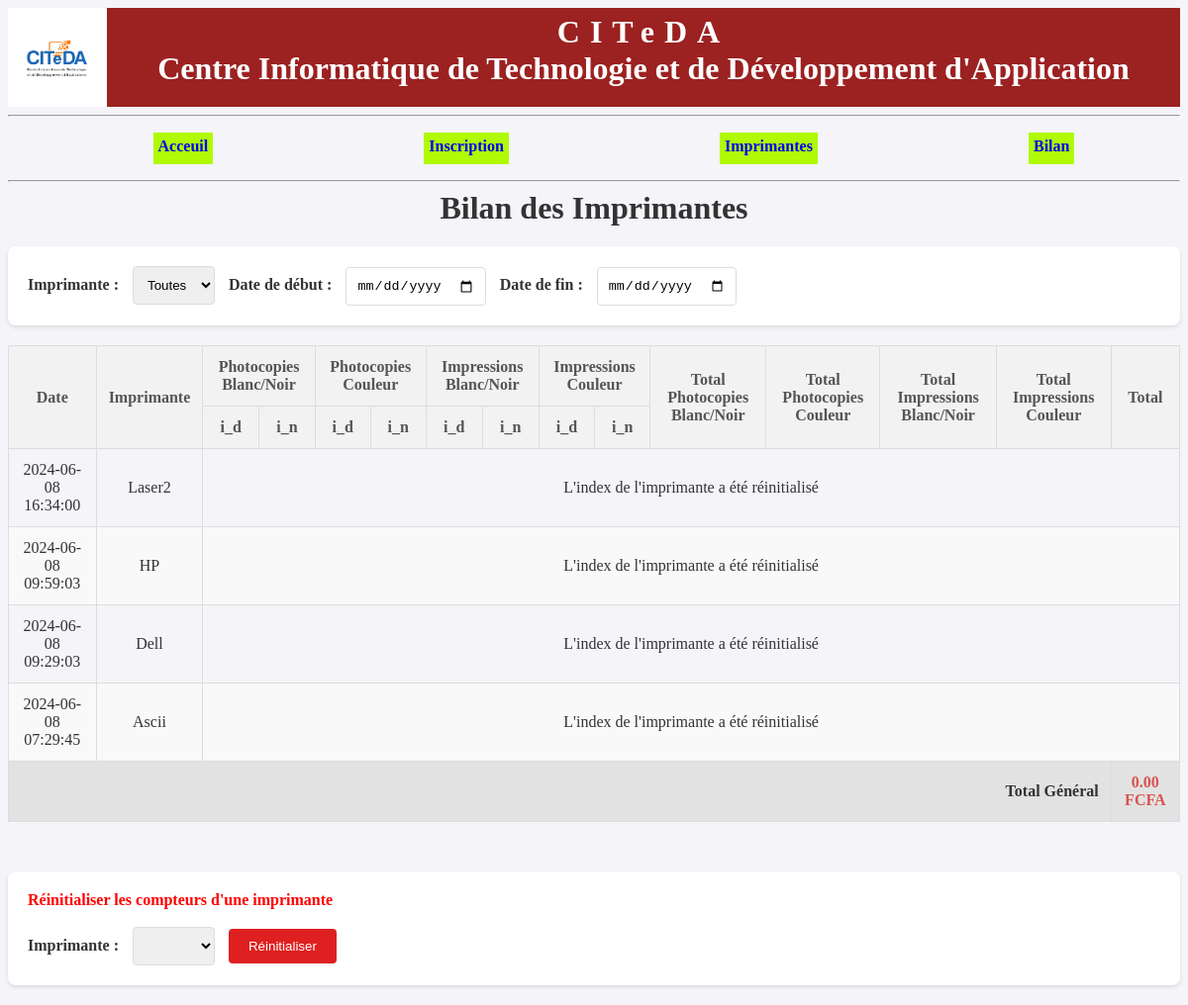
Page /bilan.php (signed in) on the committed database.
### tables this page shows
CREATE TABLE `historique` (
  `id_his` int(10) NOT NULL,
  `idimpr` int(10) NOT NULL,
  `d_i_phbn` int(10) NOT NULL,
  `n_i_phbn` int(10) NOT NULL,
  `d_i_phclr` int(10) NOT NULL,
  `n_i_phclr` int(10) NOT NULL,
  `d_i_impbn` int(10) NOT NULL,
  `n_i_impbn` int(10) NOT NULL,
  `d_i_impclr` int(10) NOT NULL,
  `n_i_impclr` int(10) NOT NULL,
  `date_his` datetime NOT NULL
);

CREATE TABLE `imprimente` (
  `idimpr` int(10) NOT NULL,
  `nomimpr` varchar(30) NOT NULL,
  `prixphbn` int(10) NOT NULL,
  `priximbn` int(10) NOT NULL,
  `prixphclr` int(10) NOT NULL,
  `priximclr` int(10) NOT NULL
);

### bilan.php (the view, shortened to what this page needs)
<?php
try {
    $bdd = new PDO('mysql:host=localhost;dbname=citeda', 'root', '');
} catch (Exception $e) {
    die('Erreur : ' . $e->getMessage());
}
$imprimantes = $bdd->query("SELECT idimpr, nomimpr FROM imprimente")->fetchAll(PDO::FETCH_ASSOC);
$imprimante_id = isset($_GET['imprimante_id']) ? $_GET['imprimante_id'] : '';
$date_debut = isset($_GET['date_debut']) ? $_GET['date_debut'] : '';
$date_fin = isset($_GET['date_fin']) ? $_GET['date_fin'] : '';
$query = "SELECT h.date_his, i.nomimpr AS imprimante, h.d_i_phbn, h.n_i_phbn, h.d_i_phclr,
          h.n_i_phclr, h.d_i_impbn, h.n_i_impbn, h.d_i_impclr, h.n_i_impclr,
          i.prixphbn, i.priximbn, i.prixphclr, i.priximclr
          FROM historique h
          JOIN imprimente i ON h.idimpr = i.idimpr
          WHERE 1";
$params = array();
$query .= " ORDER BY date_his DESC ";
$stmt = $bdd->prepare($query);
$stmt->execute($params);
$enregistrements = $stmt->fetchAll(PDO::FETCH_ASSOC);
?>
<!DOCTYPE html>
<html>
<head>
    <link rel="stylesheet" type="text/css" href="header.css">
    <link rel="stylesheet" type="text/css" href="bilan.css">
</head>
<body>
<?php
include('header.php');
?>
    <h1>Bilan des Imprimantes</h1>
    <form method="GET" action="bilan.php">
        <label for="imprimante_id">Imprimante :</label>
        <select name="imprimante_id" id="imprimante_id">
            <option value="">Toutes</option>
        </select>
        <label for="date_debut">Date de début :</label>
        <input type="date" name="date_debut" id="date_debut" value="<?= $date_debut ?>">
        <label for="date_fin">Date de fin :</label>
        <input type="date" name="date_fin" id="date_fin" value="<?= $date_fin ?>">
    </form>
    <table border="1">
        <thead>
            <tr>
                <th rowspan='2'>Date</th>
                <th rowspan='2'>Imprimante</th>
                <th colspan='2'>Photocopies Blanc/Noir</th>
                <th colspan='2'>Photocopies Couleur</th>
                <th colspan='2'>Impressions Blanc/Noir</th>
                <th colspan='2'>Impressions Couleur</th>
                <th rowspan='2'>Total Photocopies Blanc/Noir</th>
                <th rowspan='2'>Total Photocopies Couleur</th>
                <th rowspan='2'>Total Impressions Blanc/Noir</th>
                <th rowspan='2'>Total Impressions Couleur</th>
                <th rowspan='2'>Total</th>
            </tr>
            <tr>
                <th>i_d</th>
                <th>i_n</th>
                <th>i_d</th>
                <th>i_n</th>
                <th>i_d</th>
                <th>i_n</th>
                <th>i_d</th>
                <th>i_n</th>
            </tr>
        </thead>
        <tbody>
            <?php
            $total_general = 0;
            foreach ($enregistrements as $enregistrement):
                $total_phbn = ($enregistrement['n_i_phbn'] - $enregistrement['d_i_phbn']) * $enregistrement['prixphbn'];
                $total_phclr = ($enregistrement['n_i_phclr'] - $enregistrement['d_i_phclr']) * $enregistrement['prixphclr'];
                $total_impbn = ($enregistrement['n_i_impbn'] - $enregistrement['d_i_impbn']) * $enregistrement['priximbn'];
                $total_impclr = ($enregistrement['n_i_impclr'] - $enregistrement['d_i_impclr']) * $enregistrement['priximclr'];
                $total = $total_phbn + $total_phclr + $total_impbn + $total_impclr;
                $total_general += $total;
                if ($enregistrement['n_i_phbn'] == 0 && $enregistrement['d_i_phbn'] == 0 &&
                $enregistrement['n_i_phclr'] == 0 && $enregistrement['d_i_phclr'] == 0 &&
                $enregistrement['n_i_impbn'] == 0 && $enregistrement['d_i_impbn'] == 0 &&
                $enregistrement['n_i_impclr'] == 0 && $enregistrement['d_i_impclr'] == 0
                ) {
                    ?>
                        <tr>
                            <td ><?= $enregistrement['date_his'] ?></td>
                            <td ><?= $enregistrement['imprimante'] ?></td>
                            <td colspan='13'>L'index de l'imprimante a été réinitialisé</td>
                        </tr>
            <?php
                }
                 endforeach; ?>
        </tbody>
        <tfoot>
            <tr>
                <td colspan="14">Total Général</td>
                <td><?= number_format($total_general, 2) ?> FCFA</td>
            </tr>
        </tfoot>
    </table>
    <form class="reset_form" method="GET" action="bilan.php">
      <span style="color:red;font-weight:bold;">Réinitialiser les compteurs d'une imprimante</span> <br><br>
    <label for="imprimante_id">Imprimante :</label>
        <select name="imprimante_id" id="imprimante_id">
            <option value=""></option>
            <?php foreach ($imprimantes as $imprimante): ?>
                <option value="<?= $imprimante['idimpr'] ?>" <?= ($imprimante_id == $imprimante['idimpr']) ? 'selected' : '' ?>>
                </option>
            <?php endforeach; ?>
        </select>
        <button class="reset-btn" type="submit" name="reset" id="reset">Réinitialiser</button>
    </form>
</body>
</html>

### header.css (style rules this page uses)
h1 { margin: auto; }

### bilan.css (style rules this page uses)
body { background-color: #f4f4f9; color: #333; }
h1 { text-align: center; margin-bottom: 20px; }
form { background-color: #fff; padding: 20px; border-radius: 8px; box-shadow: 0 2px 4px rgba(0, 0, 0, 0.1); margin-bottom: 20px; }
form label { margin-right: 10px; font-weight: bold; }
form select, form input[type="date"] { padding: 10px; border: 1px solid #ddd; border-radius: 4px; margin-right: 10px; }
form button { padding: 10px 20px; background-color: #de2020; border: none; color: #fff; border-radius: 4px; cursor: pointer; }
table { width: 100%; border-collapse: collapse; margin-top: 20px; margin-bottom: 50px; }
table, th, td { border: 1px solid #ddd; }
th, td { padding: 12px; text-align: center; }
th { background-color: #f2f2f2; color: #555; }
tr:nth-child(even) { background-color: #f9f9f9; }
tfoot tr td { font-weight: bold; background-color: #e2e2e2; }
tfoot tr td:last-child { color: #d9534f; }
tfoot tr td:first-child { text-align: right; }

### rows in the picture
historique: date_his "2024-06-08 16:34:00", idimpr.nomimpr "Laser2"
historique: date_his "2024-06-08 09:59:03", idimpr.nomimpr "HP"
historique: date_his "2024-06-08 09:29:03", idimpr.nomimpr "Dell"
historique: date_his "2024-06-08 07:29:45", idimpr.nomimpr "Ascii"

### other values in the picture
$total_general "0.00"
